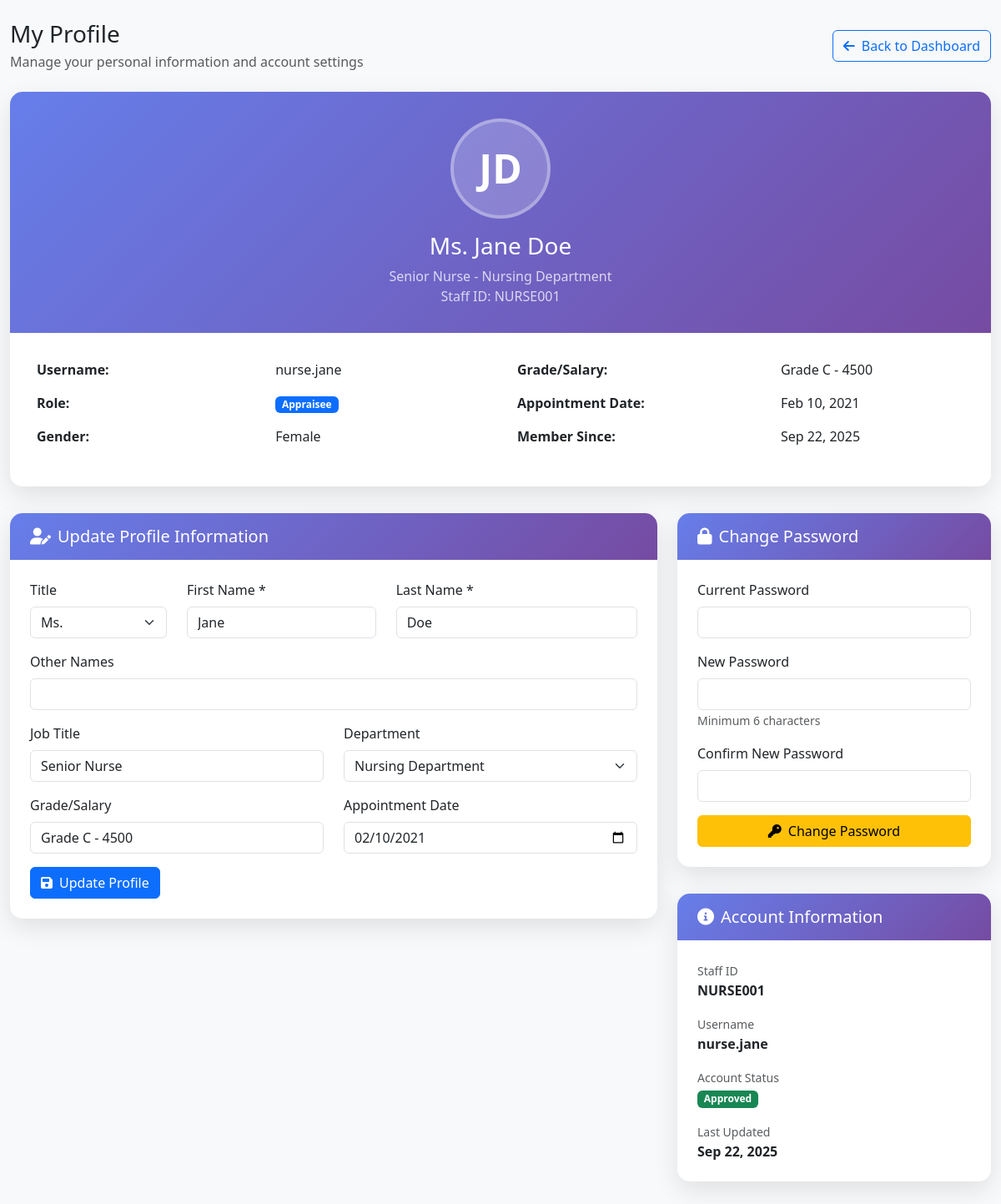
Screenshot of /profile.php (signed in) with the database file from the repository.
### tables this page shows
CREATE TABLE `users` (
  `id` int(11) NOT NULL AUTO_INCREMENT,
  `username` varchar(50) NOT NULL,
  `staff_id` varchar(20) NOT NULL,
  `password` varchar(255) NOT NULL,
  `role` enum('admin','appraiser','appraisee') NOT NULL,
  `title` varchar(10) DEFAULT NULL,
  `first_name` varchar(50) NOT NULL,
  `last_name` varchar(50) NOT NULL,
  `other_names` varchar(100) DEFAULT NULL,
  `gender` enum('Male','Female') NOT NULL,
  `grade_salary` varchar(100) DEFAULT NULL,
  `job_title` varchar(100) DEFAULT NULL,
  `department` varchar(100) DEFAULT NULL,
  `appointment_date` date DEFAULT NULL,
  `is_approved` tinyint(1) DEFAULT 1,
  `created_at` timestamp NOT NULL DEFAULT current_timestamp(),
  `updated_at` timestamp NOT NULL DEFAULT current_timestamp() ON UPDATE current_timestamp(),
  PRIMARY KEY (`id`),
  UNIQUE KEY `username` (`username`),
  UNIQUE KEY `staff_id` (`staff_id`)
);

### config/database.php (called while the page is built, shortened)
<?php
function formatDate($date, $format = 'M j, Y') {
    return date($format, strtotime($date));
}
?>

### profile.php (the view, shortened to what this page needs)
<?php
require_once 'config/database.php';
$database = new DatabaseConfig();
$db = $database->getConnection();
$user_id = $_SESSION['user_id'];
$query = "SELECT * FROM users WHERE id = :user_id";
$stmt = $db->prepare($query);
$stmt->bindParam(':user_id', $user_id);
$stmt->execute();
$user = $stmt->fetch(PDO::FETCH_ASSOC);
?>
<!DOCTYPE html>
<html lang="en">
<head>
    <link href="https://cdnjs.cloudflare.com/ajax/libs/bootstrap/5.3.0/css/bootstrap.min.css" rel="stylesheet">
    <link href="https://cdnjs.cloudflare.com/ajax/libs/font-awesome/6.0.0/css/all.min.css" rel="stylesheet">
</head>
<body>
    <div class="container-fluid py-4">
        <div class="row">
            <div class="col-12">
                <div class="d-flex justify-content-between align-items-center mb-4">
                    <div>
                        <h1 class="h3 mb-1">My Profile</h1>
                        <p class="text-muted mb-0">Manage your personal information and account settings</p>
                    </div>
                    <a href="dashboard.php" class="btn btn-outline-primary">
                        <i class="fas fa-arrow-left me-2"></i>Back to Dashboard
                    </a>
                </div>
                <div class="profile-card">
                    <div class="profile-header">
                        <div class="profile-avatar">
                            <?php echo strtoupper(substr($user['first_name'], 0, 1) . substr($user['last_name'], 0, 1)); ?>
                        </div>
                        <h3><?php echo htmlspecialchars(($user['title'] ?? '') . ' ' . $user['first_name'] . ' ' . $user['last_name']); ?></h3>
                        <p class="mb-0 opacity-75"><?php echo htmlspecialchars($user['job_title'] ?? 'N/A'); ?> - <?php echo htmlspecialchars($user['department'] ?? 'N/A'); ?></p>
                        <p class="mb-0 opacity-75">Staff ID: <?php echo htmlspecialchars($user['staff_id']); ?></p>
                    </div>
                    <div class="p-4">
                        <div class="row">
                            <div class="col-md-6">
                                <table class="table table-borderless">
                                    <tr>
                                        <td class="fw-bold">Username:</td>
                                        <td><?php echo htmlspecialchars($user['username']); ?></td>
                                    </tr>
                                    <tr>
                                        <td class="fw-bold">Role:</td>
                                        <td><span class="badge bg-primary"><?php echo ucfirst($user['role']); ?></span></td>
                                    </tr>
                                    <tr>
                                        <td class="fw-bold">Gender:</td>
                                        <td><?php echo htmlspecialchars($user['gender']); ?></td>
                                    </tr>
                                </table>
                            </div>
                            <div class="col-md-6">
                                <table class="table table-borderless">
                                    <tr>
                                        <td class="fw-bold">Grade/Salary:</td>
                                        <td><?php echo htmlspecialchars($user['grade_salary'] ?? 'N/A'); ?></td>
                                    </tr>
                                    <tr>
                                        <td class="fw-bold">Appointment Date:</td>
                                        <td><?php echo $user['appointment_date'] ? formatDate($user['appointment_date']) : 'N/A'; ?></td>
                                    </tr>
                                    <tr>
                                        <td class="fw-bold">Member Since:</td>
                                        <td><?php echo formatDate($user['created_at']); ?></td>
                                    </tr>
                                </table>
                            </div>
                        </div>
                    </div>
                </div>
                <div class="row">
                    <div class="col-lg-8 mb-4">
                        <div class="section-card">
                            <div class="section-header">
                                <h5 class="mb-0">
                                    <i class="fas fa-user-edit me-2"></i>Update Profile Information
                                </h5>
                            </div>
                            <div class="p-4">
                                <form method="POST">
                                    <div class="row">
                                        <div class="col-md-3 mb-3">
                                            <label for="title" class="form-label">Title</label>
                                            <select class="form-select" id="title" name="title">
                                                <option value="Ms." <?php echo ($user['title'] == 'Ms.') ? 'selected' : ''; ?>>Ms.</option>
                                            </select>
                                        </div>
                                        <div class="col-md-4 mb-3">
                                            <label for="first_name" class="form-label">First Name *</label>
                                            <input type="text" class="form-control" id="first_name" name="first_name"
                                                   value="<?php echo htmlspecialchars($user['first_name']); ?>" required>
                                        </div>
                                        <div class="col-md-5 mb-3">
                                            <label for="last_name" class="form-label">Last Name *</label>
                                            <input type="text" class="form-control" id="last_name" name="last_name"
                                                   value="<?php echo htmlspecialchars($user['last_name']); ?>" required>
                                        </div>
                                    </div>
                                    <div class="mb-3">
                                        <label for="other_names" class="form-label">Other Names</label>
                                        <input type="text" class="form-control" id="other_names" name="other_names"
                                               value="<?php echo htmlspecialchars($user['other_names'] ?? ''); ?>">
                                    </div>
                                    <div class="row">
                                        <div class="col-md-6 mb-3">
                                            <label for="job_title" class="form-label">Job Title</label>
                                            <input type="text" class="form-control" id="job_title" name="job_title"
                                                   value="<?php echo htmlspecialchars($user['job_title'] ?? ''); ?>">
                                        </div>
                                        <div class="col-md-6 mb-3">
                                            <label for="department" class="form-label">Department</label>
                                            <select class="form-select" id="department" name="department">
                                                <option value="Nursing Department" <?php echo ($user['department'] == 'Nursing Department') ? 'selected' : ''; ?>>Nursing Department</option>
                                            </select>
                                        </div>
                                    </div>
                                    <div class="row">
                                        <div class="col-md-6 mb-3">
                                            <label for="grade_salary" class="form-label">Grade/Salary</label>
                                            <input type="text" class="form-control" id="grade_salary" name="grade_salary"
                                                   value="<?php echo htmlspecialchars($user['grade_salary'] ?? ''); ?>"
                                                   placeholder="e.g., Grade C - 4500">
                                        </div>
                                        <div class="col-md-6 mb-3">
                                            <label for="appointment_date" class="form-label">Appointment Date</label>
                                            <input type="date" class="form-control" id="appointment_date" name="appointment_date"
                                                   value="<?php echo $user['appointment_date']; ?>">
                                        </div>
                                    </div>
                                    <button type="submit" name="update_profile" class="btn btn-primary">
                                        <i class="fas fa-save me-2"></i>Update Profile
                                    </button>
                                </form>
                            </div>
                        </div>
                    </div>
                    <div class="col-lg-4 mb-4">
                        <div class="section-card">
                            <div class="section-header">
                                <h5 class="mb-0">
                                    <i class="fas fa-lock me-2"></i>Change Password
                                </h5>
                            </div>
                            <div class="p-4">
                                <form method="POST" id="passwordForm">
                                    <div class="mb-3">
                                        <label for="current_password" class="form-label">Current Password</label>
                                        <input type="password" class="form-control" id="current_password" name="current_password" required>
                                    </div>
                                    <div class="mb-3">
                                        <label for="new_password" class="form-label">New Password</label>
                                        <input type="password" class="form-control" id="new_password" name="new_password" required minlength="6">
                                        <small class="text-muted">Minimum 6 characters</small>
                                    </div>
                                    <div class="mb-3">
                                        <label for="confirm_password" class="form-label">Confirm New Password</label>
                                        <input type="password" class="form-control" id="confirm_password" name="confirm_password" required minlength="6">
                                    </div>
                                    <button type="submit" name="change_password" class="btn btn-warning w-100">
                                        <i class="fas fa-key me-2"></i>Change Password
                                    </button>
                                </form>
                            </div>
                        </div>
                        <div class="section-card">
                            <div class="section-header">
                                <h5 class="mb-0">
                                    <i class="fas fa-info-circle me-2"></i>Account Information
                                </h5>
                            </div>
                            <div class="p-4">
                                <div class="mb-3">
                                    <small class="text-muted">Staff ID</small>
                                    <div class="fw-bold"><?php echo htmlspecialchars($user['staff_id']); ?></div>
                                </div>
                                <div class="mb-3">
                                    <small class="text-muted">Username</small>
                                    <div class="fw-bold"><?php echo htmlspecialchars($user['username']); ?></div>
                                </div>
                                <div class="mb-3">
                                    <small class="text-muted">Account Status</small>
                                    <div>
                                        <?php if ($user['is_approved']): ?>
                                            <span class="badge bg-success">Approved</span>
                                        <?php else: ?>
                                            <span class="badge bg-warning">Pending Approval</span>
                                        <?php endif; ?>
                                    </div>
                                </div>
                                <div>
                                    <small class="text-muted">Last Updated</small>
                                    <div class="fw-bold"><?php echo formatDate($user['updated_at']); ?></div>
                                </div>
                            </div>
                        </div>
                    </div>
                </div>
            </div>
        </div>
    </div>
</body>
</html>

### profile.php (style rules this page uses)
body { background-color: #f8f9fa; }
.profile-card { background: white; border-radius: 15px; box-shadow: 0 10px 30px rgba(0,0,0,0.1); margin-bottom: 2rem; }
.profile-header { background: linear-gradient(135deg, #667eea 0%, #764ba2 100%); color: white; padding: 2rem; border-radius: 15px 15px 0 0; text-align: center; }
.profile-avatar { width: 120px; height: 120px; border-radius: 50%; background: rgba(255,255,255,0.2); display: flex; align-items: center; justify-content: center; font-size: 48px; font-weight: bold; margin: 0 auto 1rem; border: 4px solid rgba(255,255,255,0.3); }
.section-card { background: white; border-radius: 15px; box-shadow: 0 10px 30px rgba(0,0,0,0.1); margin-bottom: 2rem; }
.section-header { background: linear-gradient(135deg, #667eea 0%, #764ba2 100%); color: white; padding: 1rem 1.5rem; border-radius: 15px 15px 0 0; margin: 0; }

### rows the page displays
users: first_name+last_name "JD", title+first_name+last_name "Ms. Jane Doe", job_title "Senior Nurse", department "Nursing Department", staff "NURSE001", username "nurse.jane", role "Appraisee", gender "Female", grade_salary "Grade C - 4500", appointment_date "Feb 10, 2021", created_at "Sep 22, 2025", title "Ms.", first_name "Jane", last_name "Doe", appointment_date "02/10/2021", updated_at "Sep 22, 2025"
